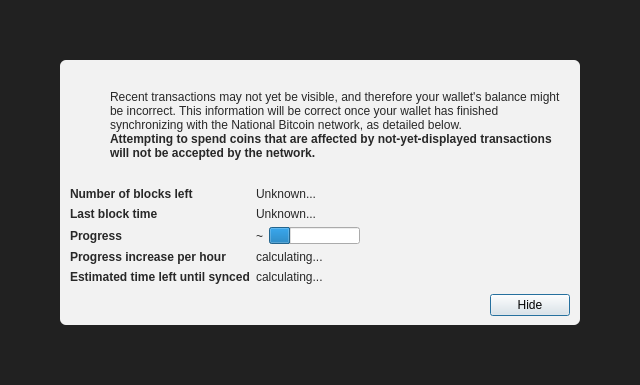
<?xml version="1.0" encoding="UTF-8"?>
<ui version="4.0">
 <class>ModalOverlay</class>
 <widget class="QWidget" name="ModalOverlay">
  <property name="geometry">
   <rect>
    <x>0</x>
    <y>0</y>
    <width>640</width>
    <height>385</height>
   </rect>
  </property>
  <property name="windowTitle">
   <string>Form</string>
  </property>
  <layout class="QVBoxLayout" name="verticalLayout" stretch="0">
   <property name="sizeConstraint">
    <enum>QLayout::SetDefaultConstraint</enum>
   </property>
   <property name="leftMargin">
    <number>0</number>
   </property>
   <property name="topMargin">
    <number>0</number>
   </property>
   <property name="rightMargin">
    <number>0</number>
   </property>
   <property name="bottomMargin">
    <number>0</number>
   </property>
   <item>
    <widget class="QWidget" name="bgWidget" native="true">
     <property name="styleSheet">
      <string notr="true">#bgWidget { background: rgba(0,0,0,220); }</string>
     </property>
     <layout class="QVBoxLayout" name="verticalLayoutMain" stretch="1">
      <property name="leftMargin">
       <number>60</number>
      </property>
      <property name="topMargin">
       <number>60</number>
      </property>
      <property name="rightMargin">
       <number>60</number>
      </property>
      <property name="bottomMargin">
       <number>60</number>
      </property>
      <item>
       <widget class="QWidget" name="contentWidget" native="true">
        <property name="styleSheet">
         <string notr="true">#contentWidget { background: rgba(255,255,255,240); border-radius: 6px; }

QLabel { color: rgb(40,40,40);  }</string>
        </property>
        <layout class="QVBoxLayout" name="verticalLayoutSub" stretch="1,0,0,0">
         <property name="spacing">
          <number>0</number>
         </property>
         <property name="leftMargin">
          <number>10</number>
         </property>
         <property name="topMargin">
          <number>10</number>
         </property>
         <property name="rightMargin">
          <number>10</number>
         </property>
         <property name="bottomMargin">
          <number>10</number>
         </property>
         <item>
          <layout class="QHBoxLayout" name="horizontalLayoutIconText" stretch="0,1">
           <property name="topMargin">
            <number>20</number>
           </property>
           <item>
            <layout class="QVBoxLayout" name="verticalLayoutIcon">
             <property name="leftMargin">
              <number>0</number>
             </property>
             <item>
              <widget class="QPushButton" name="warningIcon">
               <property name="enabled">
                <bool>false</bool>
               </property>
               <property name="text">
                <string/>
               </property>
               <property name="icon">
                <iconset>
                 <normaloff>:/icons/warning</normaloff>
                 <disabledoff>:/icons/warning</disabledoff>:/icons/warning</iconset>
               </property>
               <property name="iconSize">
                <size>
                 <width>48</width>
                 <height>48</height>
                </size>
               </property>
               <property name="flat">
                <bool>true</bool>
               </property>
              </widget>
             </item>
             <item>
              <spacer name="verticalSpacerWarningIcon">
               <property name="orientation">
                <enum>Qt::Vertical</enum>
               </property>
               <property name="sizeHint" stdset="0">
                <size>
                 <width>20</width>
                 <height>40</height>
                </size>
               </property>
              </spacer>
             </item>
            </layout>
           </item>
           <item>
            <layout class="QVBoxLayout" name="verticalLayoutInfoText">
             <property name="leftMargin">
              <number>0</number>
             </property>
             <property name="topMargin">
              <number>0</number>
             </property>
             <item>
              <widget class="QLabel" name="infoText">
               <property name="text">
                <string>Recent transactions may not yet be visible, and therefore your wallet's balance might be incorrect. This information will be correct once your wallet has finished synchronizing with the National Bitcoin network, as detailed below.</string>
               </property>
               <property name="textFormat">
                <enum>Qt::RichText</enum>
               </property>
               <property name="wordWrap">
                <bool>true</bool>
               </property>
              </widget>
             </item>
             <item>
              <widget class="QLabel" name="infoTextStrong">
               <property name="font">
                <font>
                 <weight>75</weight>
                 <bold>true</bold>
                </font>
               </property>
               <property name="text">
                <string>Attempting to spend coins that are affected by not-yet-displayed transactions will not be accepted by the network.</string>
               </property>
               <property name="textFormat">
                <enum>Qt::RichText</enum>
               </property>
               <property name="wordWrap">
                <bool>true</bool>
               </property>
              </widget>
             </item>
             <item>
              <spacer name="verticalSpacerInTextSpace">
               <property name="orientation">
                <enum>Qt::Vertical</enum>
               </property>
               <property name="sizeHint" stdset="0">
                <size>
                 <width>20</width>
                 <height>40</height>
                </size>
               </property>
              </spacer>
             </item>
            </layout>
           </item>
          </layout>
         </item>
         <item>
          <spacer name="verticalSpacerAfterText">
           <property name="orientation">
            <enum>Qt::Vertical</enum>
           </property>
           <property name="sizeHint" stdset="0">
            <size>
             <width>20</width>
             <height>40</height>
            </size>
           </property>
          </spacer>
         </item>
         <item>
          <layout class="QFormLayout" name="formLayout">
           <property name="fieldGrowthPolicy">
            <enum>QFormLayout::FieldsStayAtSizeHint</enum>
           </property>
           <property name="horizontalSpacing">
            <number>6</number>
           </property>
           <property name="verticalSpacing">
            <number>6</number>
           </property>
           <property name="topMargin">
            <number>10</number>
           </property>
           <item row="0" column="0">
            <widget class="QLabel" name="labelNumberOfBlocksLeft">
             <property name="font">
              <font>
               <weight>75</weight>
               <bold>true</bold>
              </font>
             </property>
             <property name="text">
              <string>Number of blocks left</string>
             </property>
            </widget>
           </item>
           <item row="0" column="1">
            <widget class="QLabel" name="numberOfBlocksLeft">
             <property name="text">
              <string>Unknown...</string>
             </property>
            </widget>
           </item>
           <item row="1" column="0">
            <widget class="QLabel" name="labelLastBlockTime">
             <property name="font">
              <font>
               <weight>75</weight>
               <bold>true</bold>
              </font>
             </property>
             <property name="text">
              <string>Last block time</string>
             </property>
            </widget>
           </item>
           <item row="1" column="1">
            <widget class="QLabel" name="newestBlockDate">
             <property name="sizePolicy">
              <sizepolicy hsizetype="Maximum" vsizetype="Preferred">
               <horstretch>0</horstretch>
               <verstretch>0</verstretch>
              </sizepolicy>
             </property>
             <property name="text">
              <string>Unknown...</string>
             </property>
            </widget>
           </item>
           <item row="2" column="0">
            <widget class="QLabel" name="labelSyncDone">
             <property name="font">
              <font>
               <weight>75</weight>
               <bold>true</bold>
              </font>
             </property>
             <property name="text">
              <string>Progress</string>
             </property>
            </widget>
           </item>
           <item row="2" column="1">
            <layout class="QHBoxLayout" name="horizontalLayoutSync" stretch="0,1">
             <item>
              <widget class="QLabel" name="percentageProgress">
               <property name="text">
                <string notr="true">~</string>
               </property>
              </widget>
             </item>
             <item>
              <widget class="QProgressBar" name="progressBar">
               <property name="value">
                <number>24</number>
               </property>
               <property name="format">
                <string/>
               </property>
              </widget>
             </item>
            </layout>
           </item>
           <item row="4" column="0">
            <widget class="QLabel" name="labelProgressIncrease">
             <property name="font">
              <font>
               <weight>75</weight>
               <bold>true</bold>
              </font>
             </property>
             <property name="text">
              <string>Progress increase per hour</string>
             </property>
            </widget>
           </item>
           <item row="4" column="1">
            <widget class="QLabel" name="progressIncreasePerH">
             <property name="text">
              <string>calculating...</string>
             </property>
            </widget>
           </item>
           <item row="5" column="0">
            <widget class="QLabel" name="labelEstimatedTimeLeft">
             <property name="font">
              <font>
               <weight>75</weight>
               <bold>true</bold>
              </font>
             </property>
             <property name="text">
              <string>Estimated time left until synced</string>
             </property>
            </widget>
           </item>
           <item row="5" column="1">
            <widget class="QLabel" name="expectedTimeLeft">
             <property name="text">
              <string>calculating...</string>
             </property>
            </widget>
           </item>
          </layout>
         </item>
         <item>
          <layout class="QHBoxLayout" name="horizontalLayoutButtons">
           <property name="leftMargin">
            <number>10</number>
           </property>
           <property name="topMargin">
            <number>10</number>
           </property>
           <item>
            <spacer name="horizontalSpacer">
             <property name="orientation">
              <enum>Qt::Horizontal</enum>
             </property>
             <property name="sizeHint" stdset="0">
              <size>
               <width>40</width>
               <height>20</height>
              </size>
             </property>
            </spacer>
           </item>
           <item>
            <widget class="QPushButton" name="closeButton">
             <property name="text">
              <string>Hide</string>
             </property>
             <property name="shortcut">
              <string>Esc</string>
             </property>
             <property name="focusPolicy">
              <enum>Qt::StrongFocus</enum>
             </property>
             <property name="default">
              <bool>true</bool>
             </property>
            </widget>
           </item>
          </layout>
         </item>
        </layout>
       </widget>
      </item>
     </layout>
    </widget>
   </item>
  </layout>
 </widget>
 <resources/>
 <connections/>
</ui>
